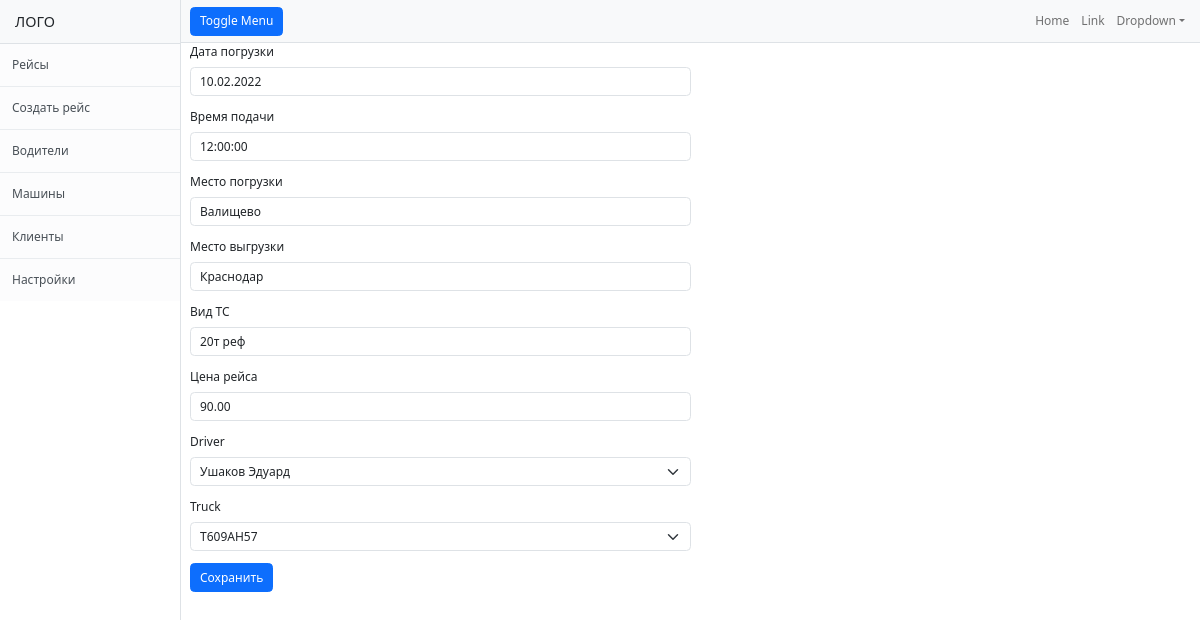
The page /update/34 on the database its author committed.
### TruckReestr/models.py (models this page shows, shortened)
class Trip(models.Model):
    trip_date = models.DateField(verbose_name="Дата погрузки")
    trip_time = models.TimeField(verbose_name="Время подачи")
    trip_from = models.CharField(verbose_name="Место погрузки", max_length=255)
    trip_to = models.CharField(verbose_name="Место выгрузки", max_length=255)
    type_auto = models.CharField(verbose_name="Вид ТС", max_length=50)
    trip_cost = models.DecimalField(verbose_name="Цена рейса", max_digits=10, decimal_places=2)
    driver = models.ForeignKey("Driver", on_delete=models.CASCADE)
    truck = models.ForeignKey("Truck", on_delete=models.CASCADE)
    docs = models.FileField(verbose_name="Док-ты", upload_to='media', null=True, blank=True)
    class Meta:
        verbose_name = 'Рейс'
        verbose_name_plural = 'Рейсы'
        ordering = ['-trip_date', 'trip_time']

### TruckReestr/views.py (the view)
# urls.py: path('update/<int:pk>', TripUpdateView.as_view(), name='tripupdate'),
class TripUpdateView(UpdateView):
    model = Trip
    fields = ['trip_date', 'trip_time', 'trip_from', 'trip_to', 'type_auto', 'trip_cost', 'driver', 'truck', ]
    template_name = '../templates/TruckReestr/trip_form.html'
    success_url = '/'

### TruckReestr/models.py (called while the page is built)
    def __str__(self):
        return f"{self.surname} {self.name}"

    def __str__(self):
        return self.number_auto

### templates/TruckReestr/trip_form.html (shortened to what this page needs)
{% extends 'TruckReestr/base.html' %}
{% block content %}
{% load bootstrap5 %}
{% bootstrap_css %}
<div class="col-6">
<form  method="POST" enctype="multipart/form-data" class="form">
  {% bootstrap_form form  %}
  {% buttons %}
    <button type="submit" class="btn btn-primary">
      Сохранить
    </button>
  {% endbuttons %}
</form>
</div>
{% endblock content %}

### rows shown on the page
Trip: trip_date "10.02.2022", trip_time "12:00:00", trip_from "Валищево", trip_to "Краснодар", type_auto "20т реф", trip_cost "90.00", driver "Ушаков Эдуард", truck "Т609АН57"
